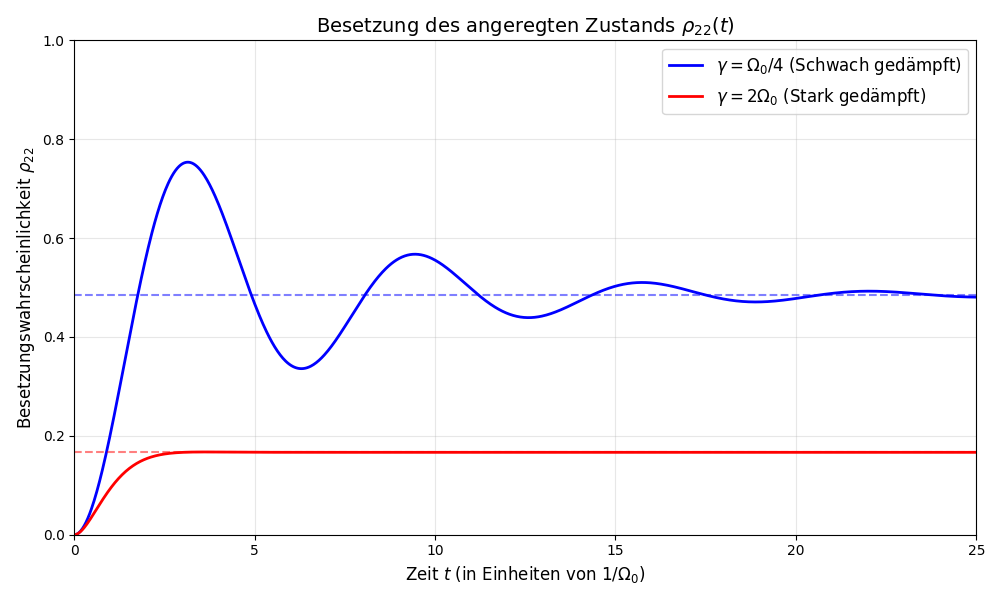

Here is the Python script that generated this plot:
import numpy as np
from scipy.integrate import odeint
import matplotlib.pyplot as plt

# 1. Definition des DGL-Systems (Optische Blochgleichungen für delta = 0)
def bloch_equations(y, t, Omega0, gamma):
    u, v, w = y
    
    # Die Blochgleichungen laut Blatt (mit delta = 0)
    dudt = -0.5 * gamma * u
    dvdt = -0.5 * gamma * v + Omega0 * w
    dwdt = -Omega0 * v - gamma * (w + 1)
    
    return [dudt, dvdt, dwdt]

# 2. Parameter und Zeitgitter aufsetzen
Omega0 = 1.0  # Wir normieren die Zeit auf Omega0 (t ist in Einheiten von 1/Omega0)
t = np.linspace(0, 25, 1000) # Zeitintervall

# Anfangsbedingungen: Atom ist zu 100% im Grundzustand
# u=0, v=0, w=-1 (da rho_11 = 1 und rho_22 = 0)
y0 = [0.0, 0.0, -1.0]

# 3. Fall 1: Schwache Dämpfung (gamma = Omega0 / 4)
gamma_weak = Omega0 / 4.0
solution_weak = odeint(bloch_equations, y0, t, args=(Omega0, gamma_weak))
w_weak = solution_weak[:, 2]          # Wir extrahieren nur die w-Komponente
rho22_weak = (w_weak + 1.0) / 2.0     # Umrechnung in Besetzungswahrscheinlichkeit

# 4. Fall 2: Starke Dämpfung (gamma = 2 * Omega0)
gamma_strong = 2.0 * Omega0
solution_strong = odeint(bloch_equations, y0, t, args=(Omega0, gamma_strong))
w_strong = solution_strong[:, 2]
rho22_strong = (w_strong + 1.0) / 2.0

# 5. Plotten der Ergebnisse
plt.figure(figsize=(10, 6))

plt.plot(t, rho22_weak, label=r'$\gamma = \Omega_0 / 4$ (Schwach gedämpft)', color='blue', linewidth=2)
plt.plot(t, rho22_strong, label=r'$\gamma = 2\Omega_0$ (Stark gedämpft)', color='red', linewidth=2)

# Asymptotische Linien (Stationäre Zustände aus Aufgabenteil g) für den Theorie-Check
S0_weak = (2 * Omega0**2) / (gamma_weak**2)
S0_strong = (2 * Omega0**2) / (gamma_strong**2)
plt.axhline(( -1/(1+S0_weak) + 1 ) / 2, color='blue', linestyle='--', alpha=0.5)
plt.axhline(( -1/(1+S0_strong) + 1 ) / 2, color='red', linestyle='--', alpha=0.5)

# Plot-Styling
plt.title('Besetzung des angeregten Zustands $\\rho_{22}(t)$', fontsize=14)
plt.xlabel('Zeit $t$ (in Einheiten von $1/\Omega_0$)', fontsize=12)
plt.ylabel(r'Besetzungswahrscheinlichkeit $\rho_{22}$', fontsize=12)
plt.ylim(0, 1)
plt.xlim(0, max(t))
plt.grid(True, alpha=0.3)
plt.legend(fontsize=12)

plt.tight_layout()
plt.show()
